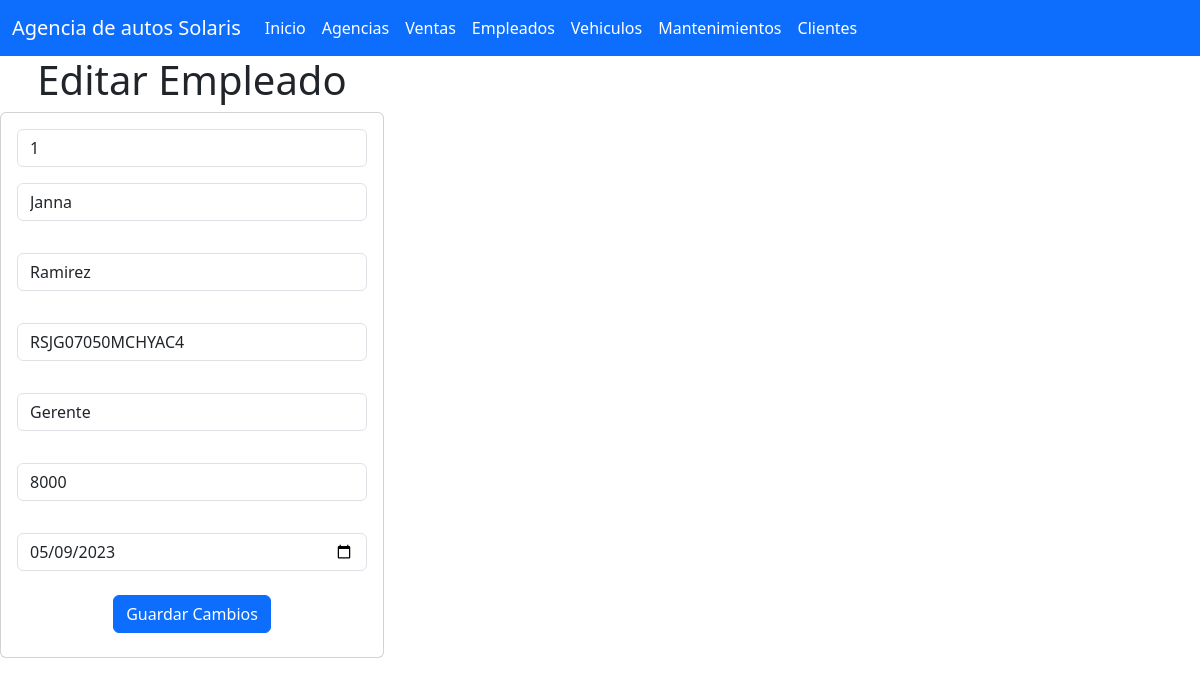
The page /empleado_app/seleccionarEmpleado/1 on the database its author committed.
### empleado_app/models.py (models this page shows, shortened)
class Empleado(models.Model):
    id_empleado = models.IntegerField(primary_key=True)
    nombre = models.CharField(max_length=255)
    apellido = models.CharField(max_length=255)
    curp = models.CharField(max_length=200)
    cargo = models.CharField(max_length=255)
    sueldo = models.IntegerField()
    fecha_ingreso = models.DateField()

### empleado_app/views.py (the view)
# urls.py: path("seleccionarEmpleado/<id_empleado>",views.seleccionarEmpleado,name="seleccionarEmpleado"),
def seleccionarEmpleado(request, id_empleado):
    empleado = Empleado.objects.get(id_empleado=id_empleado)
    return render(request, "editarEmpleados.html", {"misempleados": empleado})

### empleado_app/templates/editarEmpleados.html (shortened to what this page needs)
{% extends "base.html" %}
{% load static %}
{% block cuerpo %}
<div class="row">
  <div class="col-sm-12 col-md-4 col-lg-4 col-xl-4">
    <h1>Editar Empleado</h1>
    <div class="card">
      <div class="card-body">
        <form action="{% url 'editarEmpleado'%}" method="POST">
          <div class="form-group">
            <input type="number" id="txtid_empleado" name="txtid_empleado" class="form-control" value="{{ misempleados.id_empleado }}" readonly>
          </div>
          <div class="form-group py-3">
            <input type="text" id="txtnombre" name="txtnombre" class="form-control" value="{{ misempleados.nombre }}" maxlength="255" required>
          </div>
          <div class="form-group py-3">
            <input type="text" id="txtapellido" name="txtapellido" class="form-control" value="{{ misempleados.apellido }}" maxlength="255" required>
          </div>
          <div class="form-group py-3">
            <input type="text" id="numcurp" name="numcurp" class="form-control" value="{{ misempleados.curp }}" required>
          </div>
          <div class="form-group py-3">
            <input type="text" id="txtcargo" name="txtcargo" class="form-control" value="{{ misempleados.cargo }}" maxlength="255" required>
          </div>
          <div class="form-group py-3">
            <input type="number" id="numsueldo" name="numsueldo" class="form-control" value="{{ misempleados.sueldo }}" required>
          </div>
          <div class="form-group py-3">
            <input type="date" id="datefecha_ingreso" name="datefecha_ingreso" class="form-control" value="{{ misempleados.fecha_ingreso|date:'Y-m-d' }}" required>
          </div>
          <div class="form-group py-2">
            <button type="submit" class="btn btn-primary">Guardar Cambios</button>
          </div>
        </form>
      </div>
    </div>
  </div>
</div>
{% endblock %}

### rows shown on the page
Empleado: txtid_empleado "1", txtnombre "Janna", txtapellido "Ramirez", numcurp "RSJG07050MCHYAC4", txtcargo "Gerente", numsueldo "8000", datefecha_ingreso "05/09/2023"
